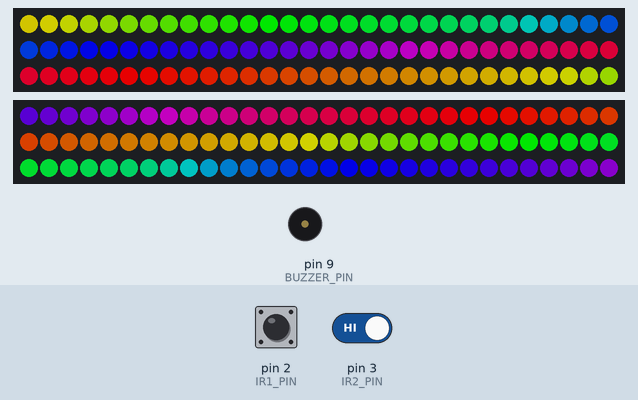
Recording of a sketch running on a simulated Arduino Nano, built with avr-gcc and run on an emulated ATmega328P. Shown: 2 × 90 RGB LEDs in strip order, left to right, continuing on the next row, buzzer (waves = sounding). Inputs (shaded band) come from the test bench; at power-on: pin 2 (IR1_PIN) HIGH, pin 3 (IR2_PIN) HIGH. Dim RGB values are drawn brighter than linear.

Above: at 1.2 s.
1.3 s: pin 2 (IR1_PIN) driven LOW
At 4.1 s:
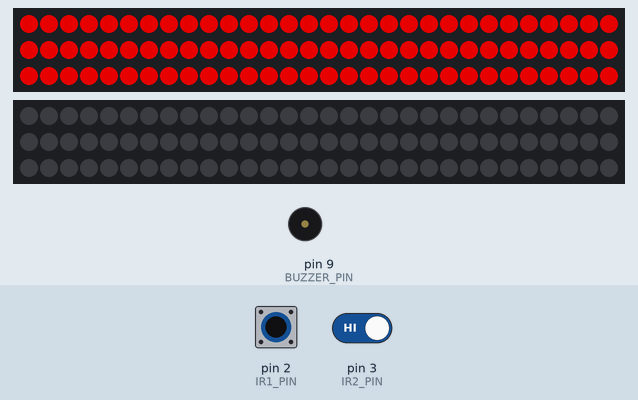
4.3 s: pin 2 (IR1_PIN) driven HIGH
At 5.5 s:
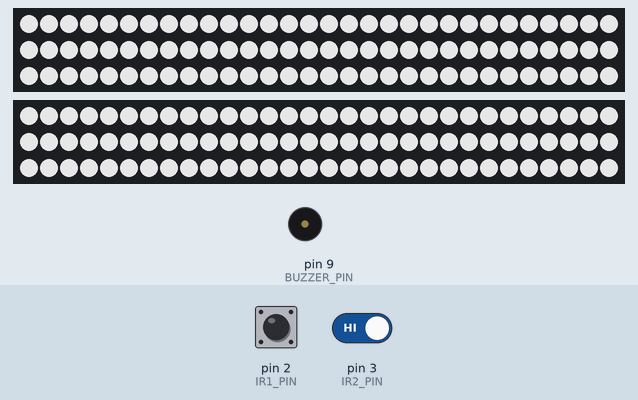
5.8 s: pin 3 (IR2_PIN) driven LOW
At 7.3 s:
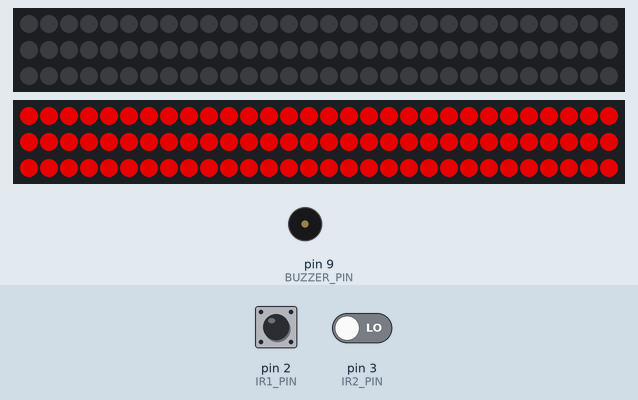
7.6 s: pin 3 (IR2_PIN) driven HIGH
At 7.9 s:
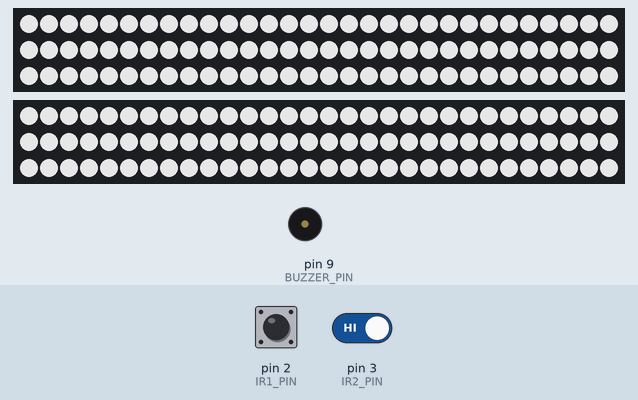
9.1 s: pin 2 (IR1_PIN) pulsed LOW 2 times (0.12 s each, 0.3 s apart)
At 9.32 s:
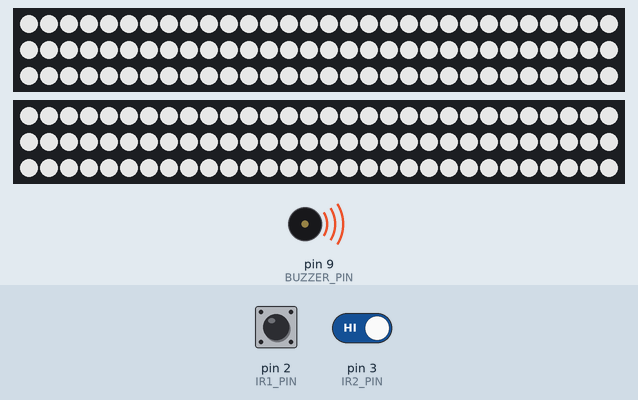
Timing chart, 0 to 12.1 s (numbered marks = the images above; inputs shaded):
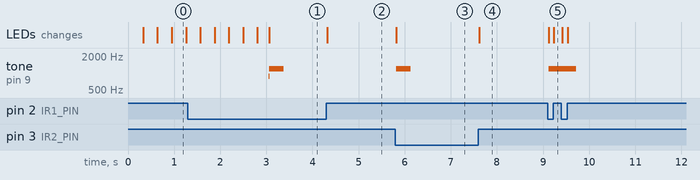

The sketch:

ir_led_buzzer.ino
```cpp
/*
  IR Break Beam + LED Strip + Buzzer Controller
  Hardware:
    - Arduino Nano
    - 2x IR break beam sensors (active LOW when beam broken)
    - 2x WS2812B LED strips, 90 LEDs each
    - Piezo buzzer (passive)
    - 5V external power supply

  Pin assignments:
    D2  - IR Sensor 1 (INPUT_PULLUP)
    D3  - IR Sensor 2 (INPUT_PULLUP)
    D5  - LED Strip 1 data  ← changed from D6
    D6  - LED Strip 2 data  ← changed from D7
    D9  - Piezo buzzer

  IMPORTANT: Update your wiring to match the new pin assignments above.
*/

#include <FastLED.h>

// ── Pin definitions ─────────────────────────────────────
#define IR1_PIN       2
#define IR2_PIN       3
#define LED1_PIN      5     // Strip 1 data — D5
#define LED2_PIN      6     // Strip 2 data — D6
#define BUZZER_PIN    9

// ── LED strip config ─────────────────────────────────────
#define NUM_LEDS      90
#define LED_TYPE      WS2812B
#define COLOR_ORDER   GRB

CRGB strip1[NUM_LEDS];
CRGB strip2[NUM_LEDS];

// ── Non-blocking buzzer ──────────────────────────────────
unsigned long buzzerStopTime = 0;
bool buzzerActive = false;

void startBeep(int freq, int durationMs) {
  tone(BUZZER_PIN, freq);
  buzzerStopTime = millis() + durationMs;
  buzzerActive = true;
}

void updateBuzzer() {
  if (buzzerActive && millis() >= buzzerStopTime) {
    noTone(BUZZER_PIN);
    buzzerActive = false;
  }
}

// ── State machine ────────────────────────────────────────
enum State { STARTUP_RAINBOW, WHITE_IDLE, ALERT };
State currentState = STARTUP_RAINBOW;
unsigned long stateStart = 0;
uint8_t rainbowHue = 0;

// Track which sensor triggered so ALERT stays consistent
bool alertStrip1Red = false;

// ── Helpers ──────────────────────────────────────────────
void showBoth() {
  // Show strip1, brief pause, then strip2 — prevents data line crosstalk
  FastLED[0].showLeds(FastLED.getBrightness());
  delayMicroseconds(50);
  FastLED[1].showLeds(FastLED.getBrightness());
}

void fillBoth(CRGB color) {
  fill_solid(strip1, NUM_LEDS, color);
  fill_solid(strip2, NUM_LEDS, color);
}

// ────────────────────────────────────────────────────────
void setup() {
  pinMode(IR1_PIN, INPUT_PULLUP);
  pinMode(IR2_PIN, INPUT_PULLUP);

  // Register strips separately so we can show them independently
  FastLED.addLeds<LED_TYPE, LED1_PIN, COLOR_ORDER>(strip1, NUM_LEDS).setCorrection(TypicalLEDStrip);
  FastLED.addLeds<LED_TYPE, LED2_PIN, COLOR_ORDER>(strip2, NUM_LEDS).setCorrection(TypicalLEDStrip);
  FastLED.setBrightness(180);

  // Startup: clear both strips
  fillBoth(CRGB::Black);
  showBoth();

  stateStart = millis();
}

// ────────────────────────────────────────────────────────
void loop() {
  unsigned long now = millis();
  updateBuzzer();

  bool ir1Broken = (digitalRead(IR1_PIN) == LOW);
  bool ir2Broken = (digitalRead(IR2_PIN) == LOW);

  switch (currentState) {

    // ── STARTUP: rolling rainbow for 3 seconds ──────────
    case STARTUP_RAINBOW: {
      fill_rainbow(strip1, NUM_LEDS, rainbowHue, 3);
      fill_rainbow(strip2, NUM_LEDS, rainbowHue + 128, 3);
      showBoth();
      rainbowHue += 2;
      delay(20);

      if (now - stateStart >= 3000) {
        fillBoth(CRGB::White);
        showBoth();
        startBeep(880, 300);
        currentState = WHITE_IDLE;
        stateStart = now;
      }
      break;
    }

    // ── IDLE: both white, watching sensors ───────────────
    case WHITE_IDLE: {
      fillBoth(CRGB::White);
      showBoth();

      if (ir1Broken || ir2Broken) {
        // Lock in which strip goes red at the moment of trigger
        alertStrip1Red = ir1Broken;

        if (alertStrip1Red) {
          fill_solid(strip1, NUM_LEDS, CRGB::Red);
          fill_solid(strip2, NUM_LEDS, CRGB::Black);
        } else {
          fill_solid(strip1, NUM_LEDS, CRGB::Black);
          fill_solid(strip2, NUM_LEDS, CRGB::Red);
        }
        showBoth();
        startBeep(1200, 300);
        currentState = ALERT;
        stateStart = now;
      }
      break;
    }

    // ── ALERT: hold state until beam clears ─────────────
    case ALERT: {
      // Use the locked-in alertStrip1Red — do NOT re-read sensors for display
      // This prevents flickering if the sensor briefly re-triggers
      if (alertStrip1Red) {
        fill_solid(strip1, NUM_LEDS, CRGB::Red);
        fill_solid(strip2, NUM_LEDS, CRGB::Black);
      } else {
        fill_solid(strip1, NUM_LEDS, CRGB::Black);
        fill_solid(strip2, NUM_LEDS, CRGB::Red);
      }
      showBoth();

      // Return to white once both beams are clear
      if (!ir1Broken && !ir2Broken) {
        fillBoth(CRGB::White);
        showBoth();
        currentState = WHITE_IDLE;
        stateStart = now;
      }
      break;
    }
  }
}
```

Measured:
- after the input at 1.3 s, the LEDs: first differ from a run without the input after 1.8 s (image 1)
- after the input at 4.3 s, the LEDs: change at once (image 2)
- after the input at 5.8 s, tone on pin 9 (BUZZER_PIN): silent → 1200 Hz at once, → silent 0.31 s later; the LEDs: change at once (image 3)
- after the input at 7.6 s, the LEDs: change at once (image 4)
- after the input at 9.1 s, tone on pin 9 (BUZZER_PIN): silent → 1200 Hz at once, → silent 0.60 s later; the LEDs: first change at once (image 5 shows a later state)
